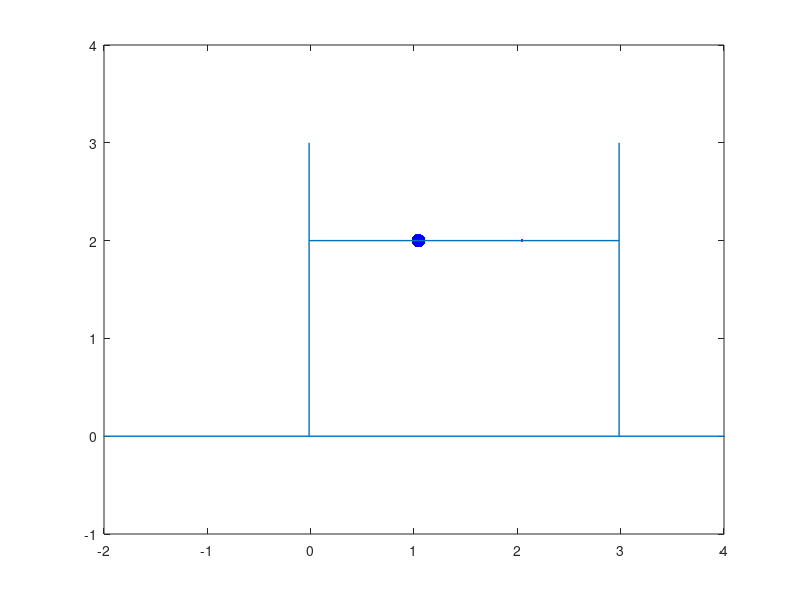

Reproduce this figure in MATLAB.
% massa dos corpos-m ; massa da caixa-Mc  
%comprimento do primeiro elastico:xe-xc 
% intensidade da for�a: k(xe-xc-L)
% corpo1:   =-k(xe-xc-L) + k(xd-xe-L)
% corpor2:  =-k(xd-xe-L) + k(xc+3L-xd-L)
% corpo3:   =+k(xe-xc-L) - k(xc+3L-xd-L) - C dxc/dt
clear all
close all
clc

dt=0.1;
t(1)=0;
m=1; %massas dos corpos 1 e 2
L=1;
k=1;
ro=1;
Mc=4;  %massa da caixa
%Aloca��o de mem�ria para o c�digo n�o ficar muito lento
Nsteps=100;
v1(1)=0;
x1(1)=1+0.2;  % eq x1(eq)= 1 
v2(1)=0;
x2(1)=2;  % eq x2(eq)= 2
vc(1)=0;
xc(1)=0;
y=2;

for i=1:Nsteps
    
    %Massa 1 
    v1(i+1) = v1(i) + (dt/m) * (-k*(x1(i)-xc(i)-L) + k*(x2(i)-x1(i)-L));     %xe=x1
    x1(i+1) = x1(i) + dt * v1(i+1);
    
    %Massa 2
    v2(i+1) = v2(i) + (dt/m) * (-k*(x2(i)-x1(i)-L) + k*(xc(i)+2.*L-x2(i)));     %xd=x2
    x2(i+1) = x2(i) + dt * v2(i+1);
    
    %Caixa
    vc(i+1) = vc(i) + (dt/Mc) * (+k*(x1(i)-xc(i)-L)-k*(xc(i)+2.*L-x2(i))- ro*(vc(i))); %dxc/dt=vc(i)   
    xc(i+1) = xc(i) + dt * vc(i+1);

    t(i+1) = t(i)+ dt;
figure(1)
    plot(x2(i), y ,'.r', x1(i), y ,'.b','Markersize',30);
    hold on
    
    %Cria��o dos el�sticos
    e1=line([xc(i) x1(i)], [y y],'Linewidth',1); %une x1
    e2=line([x2(i) x1(i)], [y y],'Linewidth',1);  %une as 2 bolas
    e3=line([x2(i) xc(i)+3.*L], [y y],'Linewidth',1); %une x2
    
    %Cria��o da caixa
    l1=line([xc(i) xc(i)], [0 3], 'Linewidth',1);  %lado direito
    l2=line([xc(i)+3.*L xc(i)+3.*L], [0 3], 'Linewidth',1);   %lado esquerdo 
    %l3=line([xc(i) xc(i)+3.*L], [0 0], 'Linewidth',1);   %linha que une os dois lados
    
    line([-10 10], [0 0],'Linewidth',1)
    axis([-2 4 -1 4])
    hold off
  
    pause(0.05)
    drawnow
end

%-----M�todo de Verlet-----%
clear all
close all

fprintf('Metodo de Verlet\n')
dt=0.1;
t(1)=0;
m=1; %massas dos corpos 1 e 2
L=1;
k=1;
ro=0;
Mc=4;  %massa da caixa
%Aloca��o de mem�ria para o c�digo n�o ficar muito lento
Nsteps=1000;
v1(1)=0;
x1(1)=1+0.2;  % eq x1(eq)= 1 
v2(1)=0;
x2(1)=2;  % eq x2(eq)= 2
vc(1)=0;
xc(1)=0;
y=2;
x1(2)=v1(1)*dt+x1(1);
x2(2)=v2(1)*dt+x2(1);
xc(2)=vc(1)*dt+xc(1);

